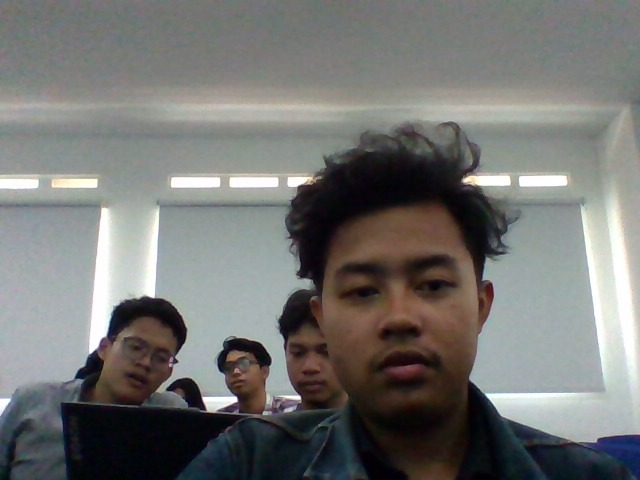
#> input picture src/uploads/uploaded.jpg, 640 x 480 px, found by its file name
$ python color_runner.py
#> lines starting #> are read from the running program, lines starting #| are printed output that depends on the picture
### backend/color_feature/color_descriptor.py
import numpy as np
import cv2

class ColorDescriptor:
    def __init__(self, bins, blocks=4): # Mengatur jumlah bins histogram dan banyak blok gambar akan dibagi
#> further down, query is the input picture: shape (480, 640, 3); mean B, G, R 114.4, 116.6, 116.2
        self.bins = bins
        self.blocks = blocks

    def describe(self, image):  # Menghitung deskripsi warna dari gambar, membagi gambar jadi empat blok dan histogram warna dihitung untuk setiap blok
        image = image.astype("float") / 255.0   # Normalisasi gambar jadi rentang 0 - 1

        features = [] # Menginisiasi features sebagai array kosong

        # Menghitung ukuran tiap kotak
        (h, w) = image.shape[:2]
#> h = 480; w = 640
        block_size_x = w // self.blocks
#> block_size_x = 160
        block_size_y = h // self.blocks
#> block_size_y = 120

        # Menghitung batas-batas blok berdasarkan ukuran blok dan posisi blok dalam gambar
        for i in range(self.blocks):
            for j in range(self.blocks):
                block_startX = i * block_size_x
                block_endX = (i + 1) * block_size_x
                block_startY = j * block_size_y
                block_endY = (j + 1) * block_size_y

                # Memotong blok gambar dan mengonversi nilai pixel ke rentang 0 - 255
                block = image[block_startY:block_endY, block_startX:block_endX]
                block = (block * 255).astype(np.uint8)

                # Hitung rata-rata HSV blok
                hsv_block = cv2.cvtColor(block, cv2.COLOR_RGB2HSV)

                # Hitung histogram blok
                hist = self.histogram(hsv_block)
                features.extend(hist)
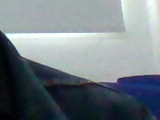
#> block: shape (120, 160, 3); mean of channels 0, 1, 2 131.9, 125.8, 116.1; drawn as B, G, R
#> hsv_block: shape (120, 160, 3); mean H, S, V 30.9, 64.8, 132.9
#> after the loop, features = 4608 values, max 0.915 at index 1766, min 0 at index 0, mean 0.0115

        return features

    # Hitung histogram dalam ruang warna hsv
    def histogram(self, hsv):
        hist = cv2.calcHist([hsv], [0, 1, 2], None, self.bins, [0, 180, 0, 256, 0, 256])
        hist = cv2.normalize(hist, hist).flatten() # Normalisasi dan ubah menjadi array satu dimensi

        return hist

### backend/color_feature/color_searcher.py
# File: searcher.py
import numpy as np
import csv

class ColorSearcher:
    def __init__(self, indexPath, blocks = 4):
        self.indexPath = indexPath # Menyimpan lokasi dari indeks file csv
        self.blocks = blocks # Menyimpan jumlah blok

    def search(self, queryFeatures, limit=None):
        result = {} # Inisiasi dictionary untuk menyimpan hasil pencarian

        with open(self.indexPath) as f: # Membuka file csv menggunakan with
            reader = csv.reader(f) # Membaca file csv dengan csv reader
            next(reader)  # Lewati baris pertama (header)

            for row in reader: # Loop setiap baris file csv
                features = [float(x) for x in row[1:]] # Mengonversi nilai fiture dari string ke float
                d = self.cosine_similarity(features, queryFeatures) # Menghitung cosine similarity antara fitur baris saat ini dengan fitur query

                result[row[0]] = d # # Menyimpan hasil similarity ke dalam dictionary dengan kunci berupa nilai dari kolom pertama (nama gambar)
            f.close() # Tutup file csv setelah dibaca

        # Mengurutkan hasil berdasarkan nilai similarity secara descending
        results = sorted([(v, k) for (k, v) in result.items()], reverse=True)

        return results[:limit] # Mengembalikan hasil pencarian dari baris 1 sampai baris limit

    # [8 lines left out: function cosine_similarity, not called in this run]

### backend/color_feature/color_runner.py
from color_descriptor import ColorDescriptor
from color_searcher import ColorSearcher
import math
import cv2
import csv
import time

start_time = time.perf_counter()
gambar = "src/uploads/uploaded.jpg" # Lokasi gambar query

cd = ColorDescriptor((8, 12, 3)) # Inisiasi ColorDescriptor dengan tuple parameter (8, 12, 3)
query = cv2.imread(gambar) # Membaca gambar query dengan OpenCV
features = cd.describe(query) # Mendeskripsikan fitur warna dari gambar query dengan ColorDescriptor

searcher = ColorSearcher('src/conf/conf.csv') # Inisiasi ColorSearcher dengan path indeks di src
#> (the run stopped early here; a loop or call above may not have finished)

$ run again, with src/uploads/286.jpg copied over src/uploads/uploaded.jpg
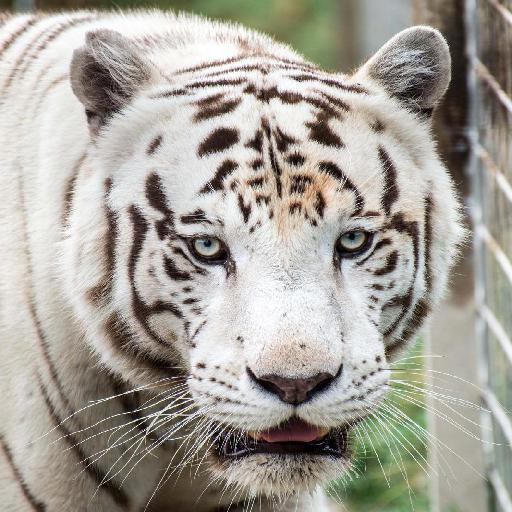
#> input picture src/uploads/286.jpg, 512 x 512 px, found by its file name
#> query is the input picture: shape (512, 512, 3); mean B, G, R 152.9, 161.5, 165.4
#> after the loop in describe, `for i in range(self.blocks):`:
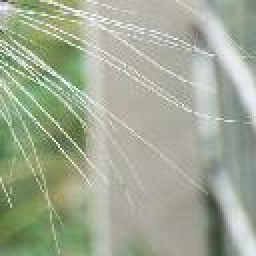
#> block: shape (128, 128, 3) (shown 2 times larger); mean of channels 0, 1, 2 148.3, 169.6, 160.9; drawn as B, G, R
#> after the loop in describe, `for i in range(self.blocks):`: features = 4608 values, max 0.972 at index 434, min 0 at index 0, mean 0.0111

$ run again, with src/uploads/captured.jpg copied over src/uploads/uploaded.jpg
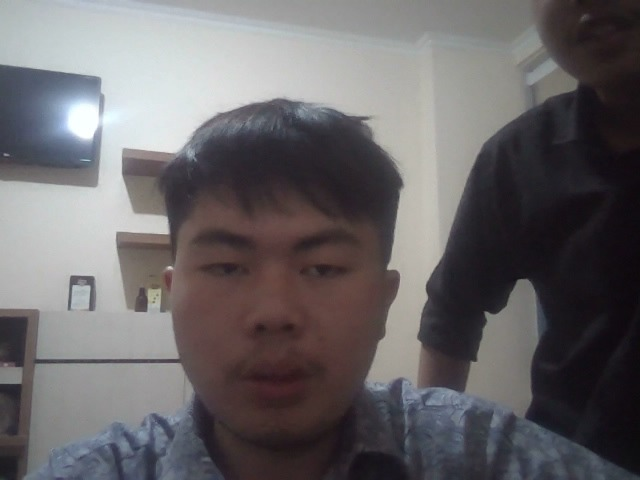
#> input picture src/uploads/captured.jpg, 640 x 480 px, found by its file name
#> query is the input picture: shape (480, 640, 3); mean B, G, R 104, 101.8, 105.1
#> after the loop in describe, `for i in range(self.blocks):`:
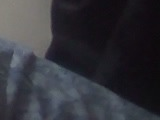
#> block: shape (120, 160, 3); mean of channels 0, 1, 2 57.9, 51.7, 51.3; drawn as B, G, R
#> after the loop in describe, `for i in range(self.blocks):`: features = 4608 values, max 0.899 at index 38, min 0 at index 0, mean 0.0097
